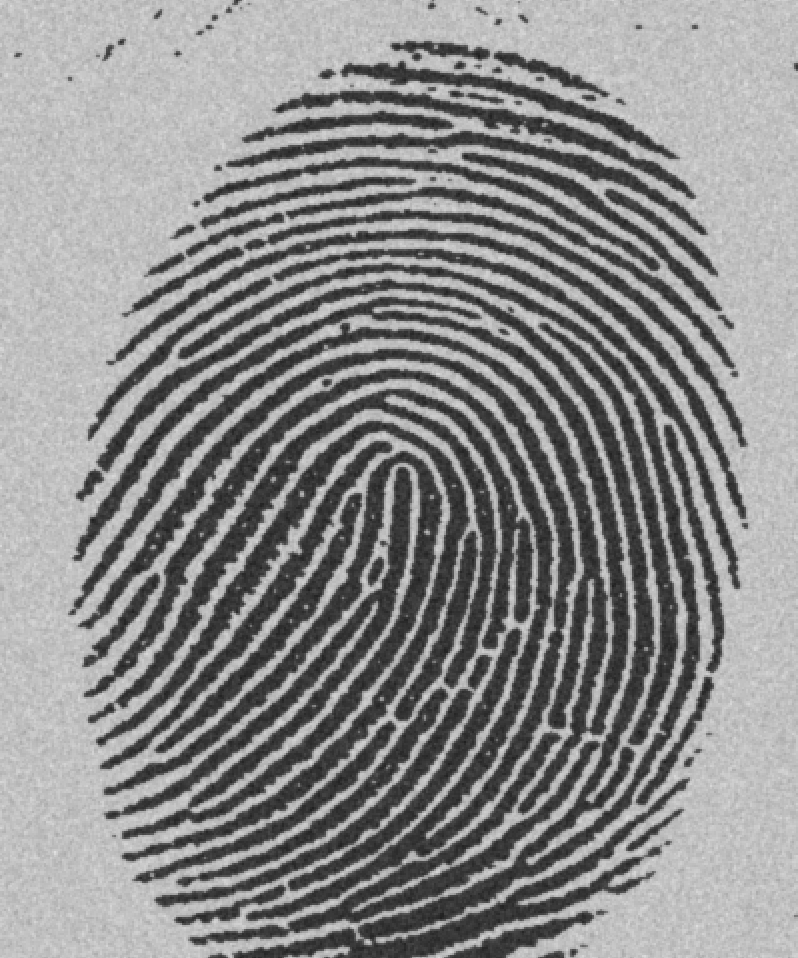
%> input picture ece565/project2/noisy_fingerprint.tif, 798 x 958 px
$ octave test1.m   (GNU Octave 9; MATLAB toolbox functions it lacks are replaced by stand-ins)
%> lines starting %> are read from the running program, lines starting %| are printed output that depends on the picture; in (x1, y1, x2, y2) boxes, pixels count from 0 and x2, y2 are one past the last pixel; in counts of white or black regions, pixels touching at a corner belong together; the program's own positions count from 1
### ece565/project2/basic_global_thresholding.m
%{
  Function: basic_global_thresholding
  Author: Huiming Yuan
  Date: 20th-July-2020
%}

function y = basic_global_thresholding(img)
  t = find_basic_threshold(img);
  y = global_thresholding(img, t);
end

function t = find_basic_threshold(img)
  t = mean(img, 'all');
  while true
    m1 = mean(img(img > t), 'all');
    m2 = mean(img(img <= t), 'all');
    new_t = (m1 + m2) / 2;

    if abs(new_t - t) < 1
      t = new_t;
      break
    end

    t = new_t;
  end
end

### ece565/project2/global_thresholding.m
%{
  Function: global_thresholding
  Author: Huiming Yuan
  Date: 20th-July-2020
%}

function y = global_thresholding(img, threshold)
  y = img;
  y(img > threshold) = 1;
  y(img <= threshold) = 0;
end

### ece565/project2/test1.m
% ece565-20 summer project 2 - test 1

github_img_host = 'https://github.com/yuanoook/thruple/raw/master/ece565/project2/';

noisy_fingerprint = imread([github_img_host 'noisy_fingerprint.tif']);
%> noisy_fingerprint is the input picture: size 958x798 uint8; min 29, max 224, mean 140

size(noisy_fingerprint)
%> ans = [958 798]
imshow(noisy_fingerprint);

imhist(noisy_fingerprint);
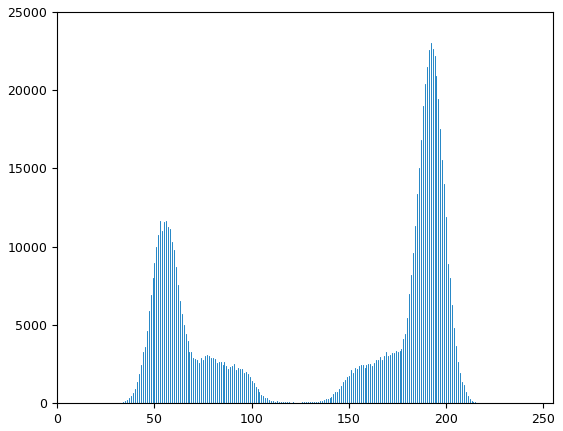
%> figure redrawn from the program's plot data; highest point at x = 192, y = 23014

fingerprint_bgt = basic_global_thresholding(noisy_fingerprint);
%> in find_basic_threshold, `t = mean(img, 'all');`: t = 140
%> the loop in find_basic_threshold, `while true` made 2 passes
%> (m1, m2, new_t) on passes 1 to 2: (186.9, 64.41, 125.6), (186.7, 64.04, 125.4)
%> in basic_global_thresholding, `t = find_basic_threshold(img);`: t = 125.4
%> in global_thresholding, `y(img > threshold) = 1;`:
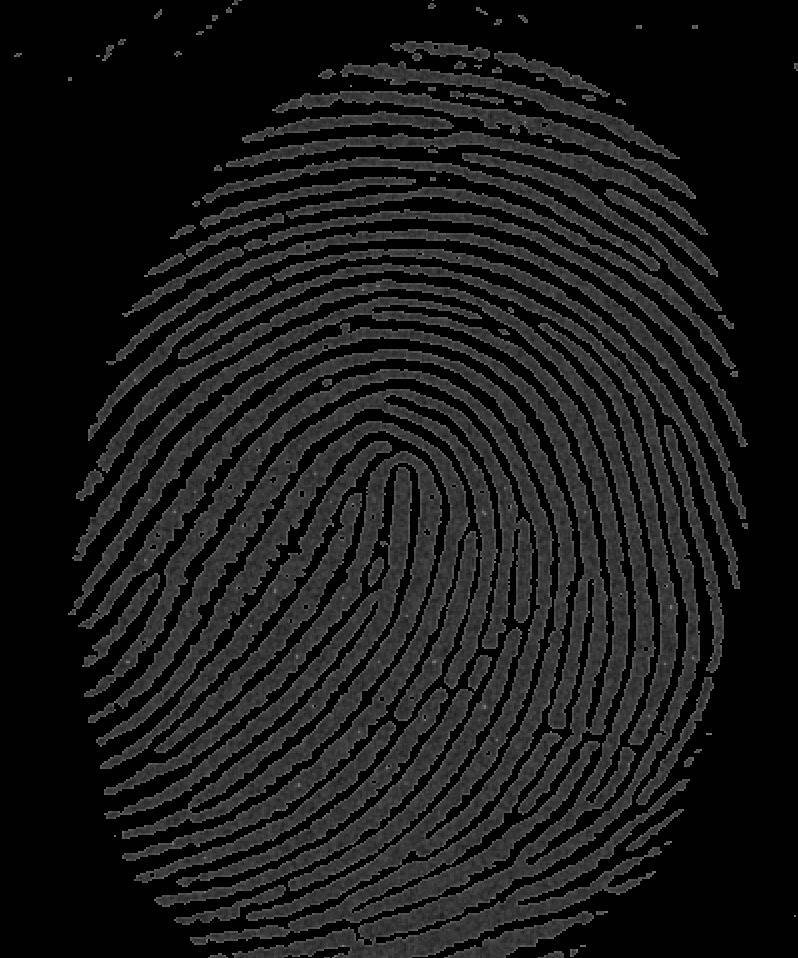
%> y: size 958x798 uint8; min 1, max 125, mean 25
%> in global_thresholding, `y(img <= threshold) = 0;`:
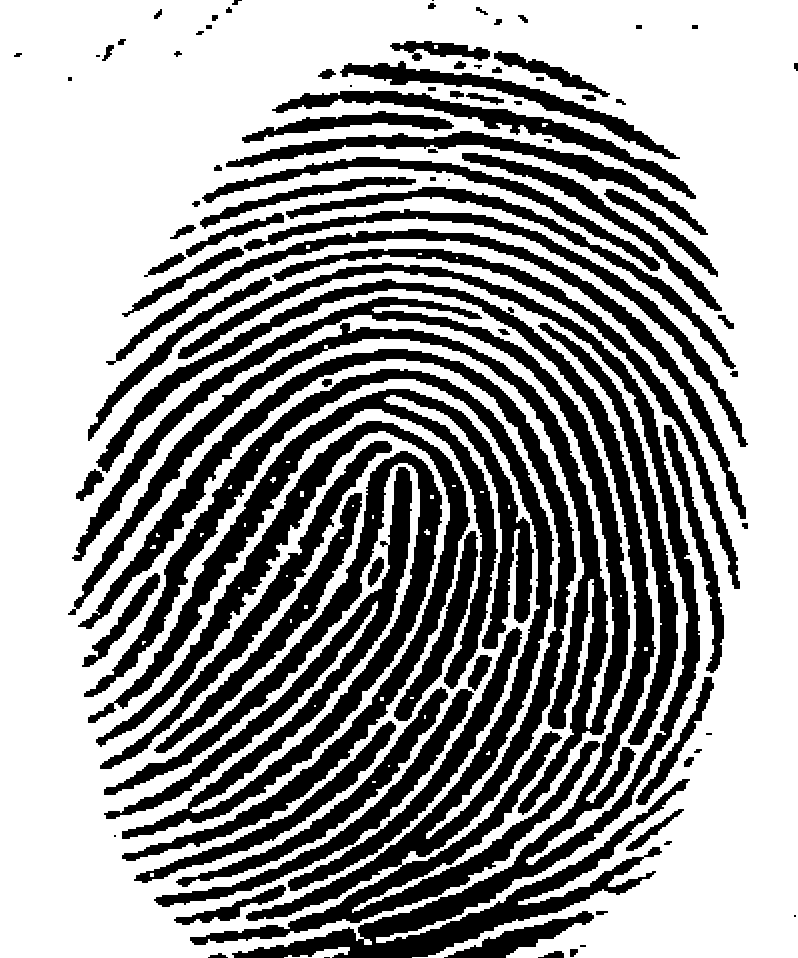
%> y: size 958x798 uint8; values 0 (black) and 1 (white), 61.9% white; 97 black regions (10 under 20 px), largest, box (x1, y1, x2, y2) and area: (78, 349, 600, 945) 43740, (96, 263, 700, 958) 40222, (68, 297, 630, 815) 29700
imshow(fingerprint_bgt, []);

histogram(fingerprint_bgt);
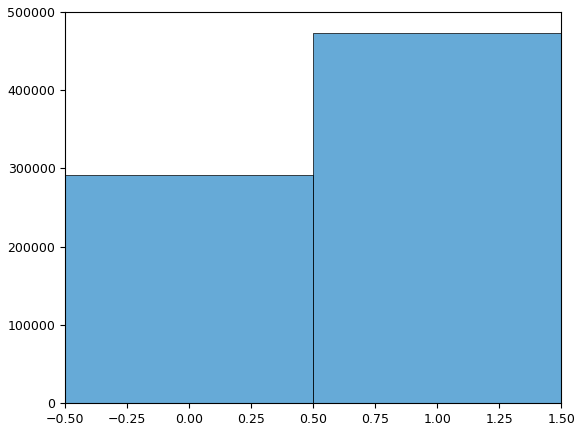
%> figure redrawn from the program's plot data
